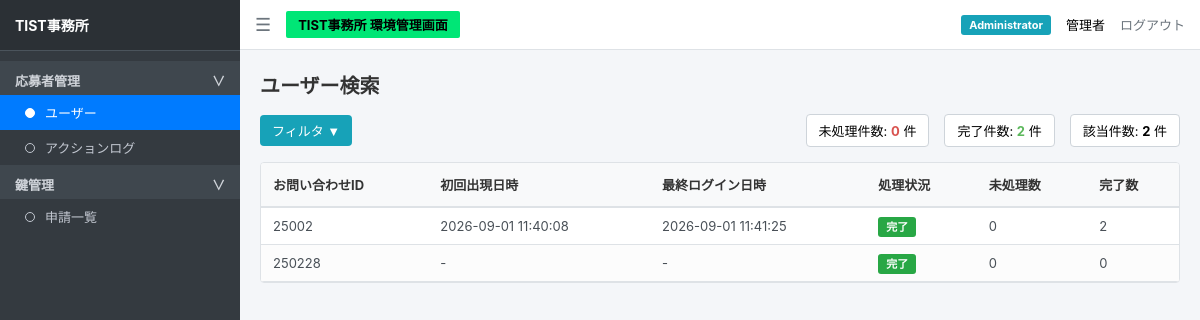
Screenshot of /users (signed in) with the database file from the repository.
### tables this page shows
CREATE TABLE students (
            student_id TEXT PRIMARY KEY,
            name TEXT,
            department TEXT,
            course TEXT,
            class TEXT,
            number INTEGER
        );

### app.py (the view)
@app.route("/users")
def users():
    if not session.get("logged_in"):
        return redirect("/login")
    conn = sqlite3.connect("app.db")
    conn.row_factory = sqlite3.Row
    cur = conn.cursor()
    cur.execute("""
        SELECT
            s.student_id AS contact_id,
            s.name,
            s.department,
            s.course,
            s.class,
            s.number,
            MIN(r.time) AS first_login,
            MAX(r.time) AS last_login,
            SUM(CASE WHEN r.status = '申請中' THEN 1 ELSE 0 END) AS pending_count,
            SUM(CASE WHEN r.status IN ('承認', '却下') THEN 1 ELSE 0 END) AS done_count
        FROM students s
        LEFT JOIN requests r ON s.student_id = r.student_id
        GROUP BY s.student_id
        ORDER BY last_login DESC
    """)
    rows = cur.fetchall()
    conn.close()
    user_list = []
    total_pending = 0
    total_done = 0
    for row in rows:
        item = dict(row)
        p_count = item["pending_count"] or 0
        d_count = item["done_count"] or 0
        total_pending += p_count
        total_done += d_count
        if p_count > 0:
            item["process_status"] = "未処理"
        else:
            item["process_status"] = "完了"
        user_list.append(item)
    return render_template(
        "users.html",
        users=user_list,
        total_users=len(user_list),
        total_pending=total_pending,
        total_done=total_done
    )

### templates/users.html (shortened to what this page needs)
<!DOCTYPE html>
<html lang="ja">
<head>
</head>
<body>
<div class="sidebar">
    <div class="sidebar-header">
        TIST事務所
    </div>
    <ul class="sidebar-menu">
        <li class="menu-category">応募者管理 <span>∨</span></li>
        <a href="/users" class="menu-item active">
            <span class="circle-icon"></span> ユーザー
        </a>
        <a href="#" class="menu-item">
            <span class="circle-icon"></span> アクションログ
        </a>
        <li class="menu-category">鍵管理 <span>∨</span></li>
        <a href="/admin" class="menu-item">
            <span class="circle-icon"></span> 申請一覧
        </a>
    </ul>
</div>
<div class="main-wrapper">
    <div class="navbar">
        <div class="navbar-left">
            <span class="menu-toggle">☰</span>
            <span class="badge-green">TIST事務所 環境管理画面</span>
        </div>
        <div class="navbar-right">
            <span class="badge-admin">Administrator</span>
            <span>管理者</span>
            <a href="/logout" class="logout-btn">ログアウト</a>
        </div>
    </div>
    <div class="content">
        <h2 class="page-title">ユーザー検索</h2>
        <div class="toolbar">
            <button class="filter-btn">フィルタ ▼</button>
            <div class="summary-box">
                <div class="summary-item">未処理件数: <span style="color: #d9534f;">{{ total_pending }}</span> 件</div>
                <div class="summary-item">完了件数: <span style="color: #5cb85c;">{{ total_done }}</span> 件</div>
                <div class="summary-item">該当件数: <span>{{ total_users }}</span> 件</div>
            </div>
        </div>
        <div class="table-container">
            <table>
                <thead>
                    <tr>
                        <th>お問い合わせID</th>
                        <th>初回出現日時</th>
                        <th>最終ログイン日時</th>
                        <th>処理状況</th>
                        <th>未処理数</th>
                        <th>完了数</th>
                    </tr>
                </thead>
                <tbody>
                    {% for user in users %}
                    <tr>
                        <td>{{ user.contact_id }}</td>
                        <td>{{ user.first_login if user.first_login else '-' }}</td>
                        <td>{{ user.last_login if user.last_login else '-' }}</td>
                        <td>
                            {% if user.process_status == '未処理' %}
                                <span class="status-pending">未処理</span>
                            {% else %}
                                <span class="status-done">完了</span>
                            {% endif %}
                        </td>
                        <td>{{ user.pending_count or 0 }}</td>
                        <td>{{ user.done_count or 0 }}</td>
                    </tr>
                    {% else %}
                    <tr>
                        <td colspan="6" style="text-align: center; color: #888; padding: 20px;">
                            データが存在しません。
                        </td>
                    </tr>
                    {% endfor %}
                </tbody>
            </table>
        </div>
    </div>
</div>
</body>
</html>

### templates/users.html (style rules this page uses)
* { box-sizing: border-box; margin: 0; padding: 0; }
body { font-family: -apple-system, BlinkMacSystemFont, "Segoe UI", Roboto, "Helvetica Neue", Arial, sans-serif; background-color: #f4f6f9; display: flex; height: 100vh; overflow: hidden; }
.sidebar { width: 240px; background-color: #343a40; color: #c2c7d0; display: flex; flex-direction: column; flex-shrink: 0; }
.sidebar-header { padding: 15px; font-size: 14px; font-weight: bold; color: #ffffff; background-color: #2b3035; border-bottom: 1px solid #4b545c; }
.sidebar-menu { list-style: none; padding: 10px 0; }
.menu-category { padding: 10px 15px 5px 15px; font-size: 13px; font-weight: bold; color: #d0d4da; background-color: #3f474e; display: flex; justify-content: space-between; align-items: center; }
.menu-item { padding: 8px 15px 8px 25px; font-size: 13px; cursor: pointer; display: flex; align-items: center; gap: 10px; color: #c2c7d0; text-decoration: none; }
.menu-item.active { background-color: #007bff; color: #ffffff; }
.circle-icon { width: 10px; height: 10px; border: 1px solid #c2c7d0; border-radius: 50%; display: inline-block; }
.menu-item.active .circle-icon { border-color: #fff; background-color: #fff; }
.main-wrapper { flex: 1; display: flex; flex-direction: column; overflow: hidden; }
.navbar { height: 50px; background-color: #ffffff; border-bottom: 1px solid #dee2e6; display: flex; align-items: center; justify-content: space-between; padding: 0 15px; }
.navbar-left { display: flex; align-items: center; gap: 15px; }
.menu-toggle { font-size: 18px; cursor: pointer; color: #6c757d; }
.badge-green { background-color: #00e676; color: #000; padding: 4px 12px; font-weight: bold; font-size: 13px; border-radius: 2px; }
.navbar-right { display: flex; align-items: center; gap: 15px; font-size: 13px; }
.badge-admin { background-color: #17a2b8; color: #fff; padding: 3px 8px; border-radius: 3px; font-size: 11px; font-weight: bold; }
.logout-btn { color: #6c757d; text-decoration: none; }
.content { padding: 20px; overflow-y: auto; flex: 1; }
.page-title { font-size: 20px; font-weight: bold; margin-bottom: 15px; color: #333; }
.toolbar { display: flex; justify-content: space-between; align-items: center; margin-bottom: 15px; }
.filter-btn { background-color: #17a2b8; color: white; border: none; padding: 6px 12px; border-radius: 4px; font-size: 13px; cursor: pointer; display: flex; align-items: center; gap: 5px; }
.summary-box { display: flex; gap: 15px; font-size: 13px; }
.summary-item { background: #fff; padding: 6px 12px; border-radius: 4px; border: 1px solid #ced4da; }
.summary-item span { font-weight: bold; }
.table-container { background: #ffffff; border-radius: 4px; border: 1px solid #dee2e6; overflow-x: auto; }
table { width: 100%; border-collapse: collapse; font-size: 13px; text-align: left; }
th { background-color: #f8f9fa; color: #333; font-weight: bold; padding: 12px; border-bottom: 2px solid #dee2e6; white-space: nowrap; }
td { padding: 10px 12px; border-bottom: 1px solid #dee2e6; color: #495057; white-space: nowrap; }
tr:nth-child(even) { background-color: #fcfcfc; }
.status-done { background-color: #28a745; color: #fff; padding: 3px 8px; border-radius: 3px; font-weight: bold; font-size: 11px; }

### rows the page displays
students: contact_id "25002", first_login "2026-09-01 11:40:08", last_login "2026-09-01 11:41:25", pending_count "0", done_count "2"
students: contact_id "250228", first_login "-", last_login "-", pending_count "0", done_count "0"

### other values shown
{{ total_pending }} "0"
{{ total_done }} "2"
{{ total_users }} "2"
